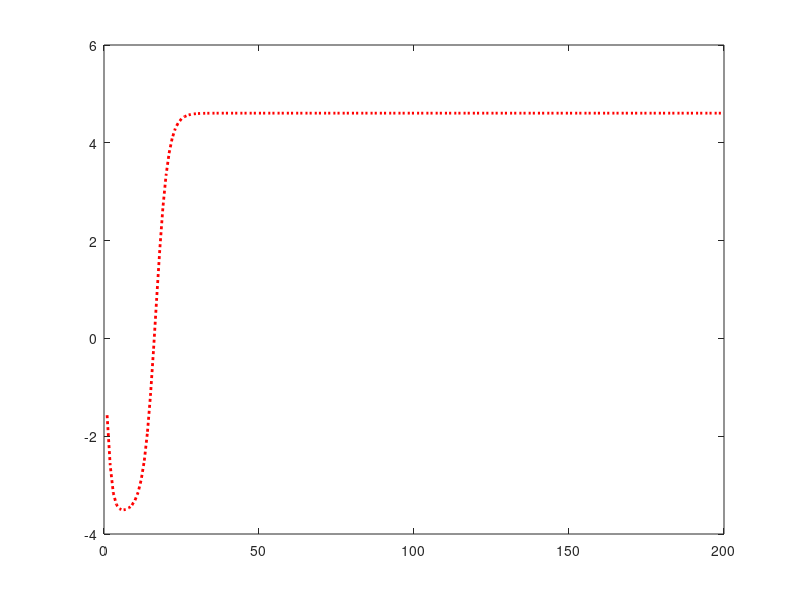

This chart was generated by the following MATLAB code: (Note: this script raises an error after producing the figure.)
clear all;
close all;
clc;

% Generate Matrix
m=10;
A=randn(m,m);
A=(A+A')/2; % Comment out for non-sym matrix

% Eigenvalues and Eigenvectors 
[V,D]=eigs(A,m);

% Power Iteration Method
v=randn(10,1);
n=200;
lambda=[n,1];

figure(1)
for k=1:n
    omega=A*v;
    v=omega/norm(omega);
    lambda(k)=v'*A*v;
end

% Plot Power Iteration VS eigs Function
plot(1:n,real(lambda),':r','linewidth',[2]);
hold on
yline(real(D(1,1)),'k','linewidth',[2]);
hold off;
xlabel('Number of Iterations');
ylabel('Largest Eigenvalue');
ax=gca;
ax.FontSize=12;
title('Power Iteration Method');
legend('Power Iteration','"eigs"x Function')

%Rayleigh Quotient
c=3500;

for i=1:c
    v=randn(m,1);
    v_new(:,1)=v/norm(v,2);
    
    % Find eigenvalue using RQ
    lam(1)=v_new(:,1)'*A*v_new(:,1); 
    
for j=2:200
    y=(A-lam(j-1)*eye(m,m))\(v_new(:,j-1));
    v_new(:,j)=y/norm(y);
    
    % Find eigenvalue using RQ
    lam(j)=v_new(:,j)'*A*v_new(:,j);
end
eigenvalue(i)=lam(j);
end

% Plot real and imaginery parts of eigenvalues
figure(2)
real_lam=real(eigenvalue);
imaginery_lam=imag(eigenvalue);
real_eigen=real(diag(D));
imaginery_eigen=imag(diag(D));
plot(real_lam,imaginery_lam,'k+',real_eigen,...
    imaginery_eigen,'ro','MarkerSize',15,'linewidth',[1.5]);
xlabel('Real Axis');
ylabel('Imaginery Axis');
ax=gca;
ax.FontSize=12;
title('Eigenvalues');
legend('Eigenvalues from Rayleigh Quotient','Eigenvalues from "eigs" Function')




